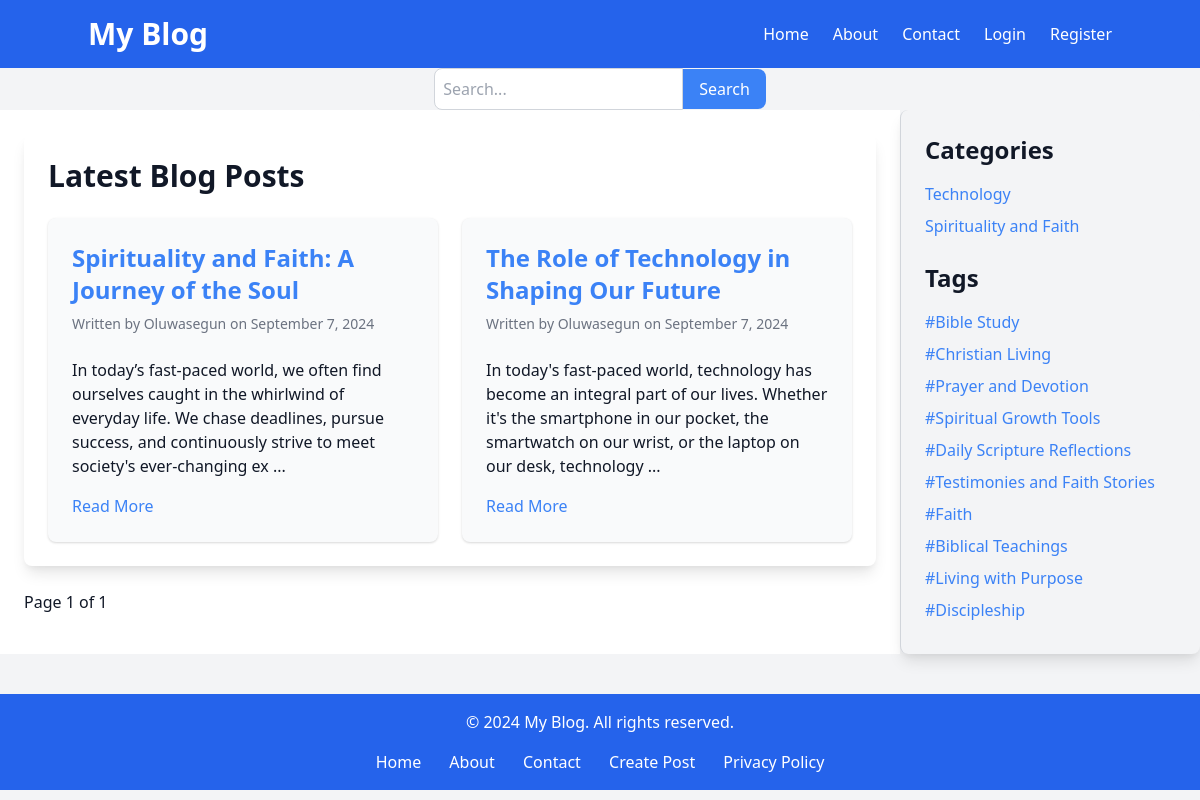
The page / on the database its author committed.
### blog/models.py (models this page shows, shortened)
class BlogPost(models.Model):
    title = models.CharField(max_length=200)
    slug = models.SlugField(max_length=200, unique=True)
    content = RichTextField()
    author = models.ForeignKey(User, on_delete=models.CASCADE)
    created_at = models.DateTimeField(auto_now_add=True)
    updated_at = models.DateTimeField(auto_now=True)
    category = models.ForeignKey(Category, on_delete=models.SET_NULL, null=True, blank=True)
    tags = models.ManyToManyField(Tag, related_name='blog_posts', blank=True)
    image = models.ImageField(upload_to='post_images', blank=True, null=True)
    video = models.FileField(upload_to='post_videos', blank=True, null=True, validators=[FileExtensionValidator(allowed_extensions=['mp4', 'mov'])])
    def safe_content(self):
        return mark_safe(self.content)

class Category(models.Model):
    name = models.CharField(max_length=255)

class Tag(models.Model):
    name = models.CharField(max_length=255)

### blog/views.py (the view)
# urls.py: path('', views.index, name='index'),
def index(request):
    posts = BlogPost.objects.all().order_by('-created_at')
    categories = Category.objects.all()  # Retrieve all categories
    tags = Tag.objects.all()
    paginator = Paginator(posts, 5)  # Show 5 posts per page
    page_number = request.GET.get('page')
    page_obj = paginator.get_page(page_number)
    return render(request, 'blog/index.html', {'page_obj': page_obj, 'categories': categories, 'tags': tags})

### blog/templates/blog/index.html (shortened to what this page needs)
{% extends 'base.html' %}
{% block content %}
<div class="bg-white p-6 rounded-lg shadow-lg">
    <h1 class="text-3xl font-bold mb-6">Latest Blog Posts</h1>
    <div class="grid grid-cols-1 md:grid-cols-2 gap-6">
        {% for post in page_obj %}
        <div class="p-6 bg-gray-50 rounded-lg shadow">
            <h2 class="text-2xl font-bold mb-2">
                <a href="{% url 'post_detail' post.id post.slug %}" class="text-blue-500">{{ post.title }}</a>
            </h2>
            <p class="text-sm text-gray-500">Written by {{ post.author }} on {{ post.created_at|date:"F j, Y" }}</p>
            <div class="mt-6">{{ post.safe_content|safe|slice:":202" }} ...</div>
            <a href="{% url 'post_detail' post.id post.slug %}" class="text-blue-500 mt-4 block">Read More</a>
        </div>
        {% empty %}
        <p>No blog posts available.</p>
        {% endfor %}
    </div>
</div>
<div class="mt-6 flex justify-between">
    <span>Page {{ page_obj.number }} of {{ page_obj.paginator.num_pages }}</span>
</div>
{% endblock %}

### blog/templates/base.html (shortened to what this page needs)
{% load static %}
<!DOCTYPE html>
<html lang="en">
<head>
    <link href="{% static 'css/tailwind.css' %}" rel="stylesheet">
    <link href="https://cdn.jsdelivr.net/npm/tailwindcss@2.2.19/dist/tailwind.min.css" rel="stylesheet">
</head>
<body class="bg-gray-100 text-gray-900">
    <header class="bg-blue-600 text-white">
        <div class="container mx-auto flex flex-col md:flex-row justify-between items-center py-4">
            <div class="flex items-rigth justify-between w-full md:w-auto">
                <div class="text-3xl font-bold">
                    <a href="{% url 'index' %}" class="text-white">My Blog</a>
                </div>
            </div>
            <nav id="menu"
                class="w-full md:w-auto mt-4 md:mt-0 flex flex-col md:flex-row items-rigth space-y-4 md:space-y-0 md:space-x-6 md:justify-center md:items-center">
                {% if request.user.is_authenticated %}
                <span class="text-white">Welcome, {{ request.user.username }}</span>
                <a href="{% url 'index' %}" class="text-white hover:underline">Home</a>
                <a href="{% url 'about_page' %}" class="text-white hover:underline">About</a>
                <a href="{% url 'contact_page' %}" class="text-white hover:underline">Contact</a>
                <a href="{% url 'create_post' %}" class="text-white hover:underline">Create Post</a>
                <a href="{% url 'profile' %}">
                    <img class="w-10 h-10 rounded-full" src="{{ user.profile.profile_picture.url }}"
                        alt="Profile Picture">
                </a>
                <a href="{% url 'logout' %}" class="text-white hover:underline">Logout</a>
                {% else %}
                <a href="{% url 'index' %}" class="text-white hover:underline">Home</a>
                <a href="{% url 'about_page' %}" class="text-white hover:underline">About</a>
                <a href="{% url 'contact_page' %}" class="text-white hover:underline">Contact</a>
                <a href="{% url 'login' %}" class="text-white hover:underline">Login</a>
                <a href="{% url 'register' %}" class="text-white hover:underline">Register</a>
                {% endif %}
            </nav>
        </div>
    </header>
    <form action="{% url 'search_results' %}" method="get" class="flex items-center justify-center">
        <input type="text" name="q" placeholder="Search..." class="p-2 border border-gray-300 rounded-l-lg ">
        <button type="submit" class="bg-blue-500 text-white px-4 py-2 rounded-r-lg">Search</button>
    </form>
    <div class="flex flex-col md:flex-row">
        <main class="flex-1 py-6 px-4 md:px-6 bg-white">
            {% block content %}{% endblock %}
        </main>
        {% include 'sidebar.html' %}
    </div>
    <footer class="bg-blue-600 text-white py-4 mt-10">
        <div class="container mx-auto text-center">
            <p>&copy; {{ current_year }} 2024 My Blog. All rights reserved.</p>
            <nav class="space-x-6 mt-4">
                <a href="{% url 'index' %}" class="text-white hover:underline">Home</a>
                <a href="{% url 'about_page' %}" class="text-white hover:underline">About</a>
                <a href="{% url 'contact_page' %}" class="text-white hover:underline">Contact</a>
                <a href="{% url 'create_post' %}" class="hover:underline">Create Post</a>
                <a href="{% url 'privacy_policy' %}" class="text-white hover:underline">Privacy Policy</a>
            </nav>
        </div>
    </footer>
</body>
</html>

### blog/templates/sidebar.html
<aside class="w-full md:w-1/4 bg-gray-100 p-4 md:p-6 border-t md:border-t-0 md:border-l md:border-gray-300 rounded-lg shadow-lg h-full overflow-y-auto">
    <h2 class="text-2xl font-bold mb-4">Categories</h2>
    <ul>
        {% for category in categories|slice:":10" %}
            <li class="mb-2">
                <a href="{% url 'posts_by_category' category.id %}" class="text-blue-500 hover:underline">{{ category.name }}</a>
            </li>
        {% empty %}
        <li>No categories available</li>
        {% endfor %}
    </ul>
    <h2 class="text-2xl font-bold mt-6 mb-4">Tags</h2>
    <ul>
        {% for tag in tags|slice:":10" %}
            <li class="mb-2">
                <a href="{% url 'posts_by_tag' tag.id %}" class="text-blue-500 hover:underline">#{{ tag.name }}</a>
            </li>
        {% empty %}
        <li>No tags available</li>
        {% endfor %}
    </ul>
  </aside>

### rows shown on the page
BlogPost: title "Spirituality and Faith: A Journey of the Soul", author "Oluwasegun", created_at "September 7, 2024", safe_content "In today’s fast-paced world, we often find ourselves caught in the whirlwind of everyday life. We chase deadlines, pursue success, and continuously strive to meet society's ever-changing ex"
BlogPost: title "The Role of Technology in Shaping Our Future", author "Oluwasegun", created_at "September 7, 2024", safe_content "In today's fast-paced world, technology has become an integral part of our lives. Whether it's the smartphone in our pocket, the smartwatch on our wrist, or the laptop on our desk, technology"
Category: name "Technology"
Category: name "Spirituality and Faith"
Tag: name "Bible Study"
Tag: name "Christian Living"
Tag: name "Prayer and Devotion"
Tag: name "Spiritual Growth Tools"
Tag: name "Daily Scripture Reflections"
Tag: name "Testimonies and Faith Stories"
Tag: name "Faith"
Tag: name "Biblical Teachings"
Tag: name "Living with Purpose"
Tag: name "Discipleship"

### other values the page prints
{{ page_obj.number }} "1"
{{ page_obj.paginator.num_pages }} "1"
